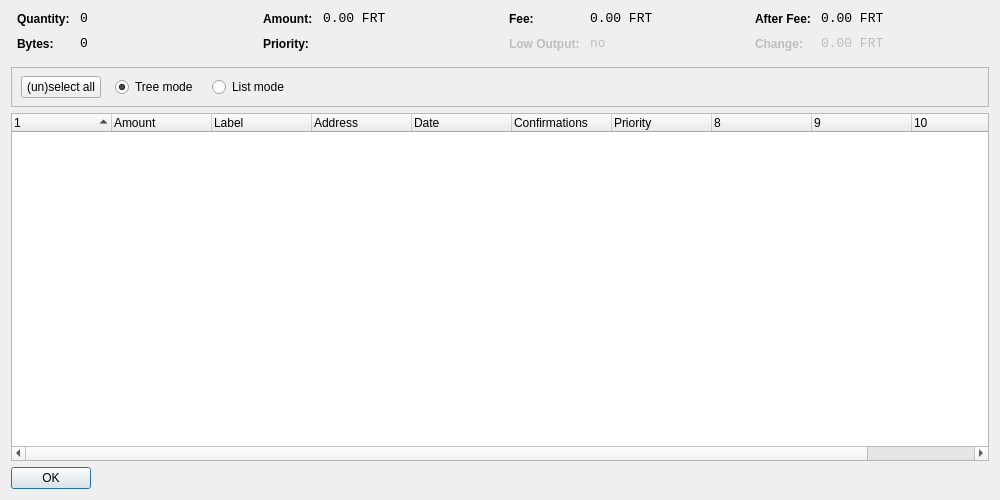
<?xml version="1.0" encoding="UTF-8"?>
<ui version="4.0">
 <class>CoinControlDialog</class>
 <widget class="QDialog" name="CoinControlDialog">
  <property name="geometry">
   <rect>
    <x>0</x>
    <y>0</y>
    <width>1000</width>
    <height>500</height>
   </rect>
  </property>
  <property name="windowTitle">
   <string>Coin Control</string>
  </property>
  <layout class="QVBoxLayout" name="verticalLayout">
   <item>
    <layout class="QHBoxLayout" name="horizontalLayoutTop" stretch="0,0,0,0">
     <property name="topMargin">
      <number>0</number>
     </property>
     <property name="bottomMargin">
      <number>10</number>
     </property>
     <item>
      <layout class="QFormLayout" name="formLayoutCoinControl1">
       <property name="horizontalSpacing">
        <number>10</number>
       </property>
       <property name="verticalSpacing">
        <number>10</number>
       </property>
       <property name="leftMargin">
        <number>6</number>
       </property>
       <property name="rightMargin">
        <number>6</number>
       </property>
       <item row="0" column="0">
        <widget class="QLabel" name="labelCoinControlQuantityText">
         <property name="styleSheet">
          <string notr="true">font-weight:bold;</string>
         </property>
         <property name="text">
          <string>Quantity:</string>
         </property>
        </widget>
       </item>
       <item row="0" column="1">
        <widget class="QLabel" name="labelCoinControlQuantity">
         <property name="font">
          <font>
           <family>Monospace</family>
           <pointsize>10</pointsize>
          </font>
         </property>
         <property name="cursor">
          <cursorShape>IBeamCursor</cursorShape>
         </property>
         <property name="contextMenuPolicy">
          <enum>Qt::ActionsContextMenu</enum>
         </property>
         <property name="text">
          <string notr="true">0</string>
         </property>
         <property name="textInteractionFlags">
          <set>Qt::LinksAccessibleByMouse|Qt::TextSelectableByKeyboard|Qt::TextSelectableByMouse</set>
         </property>
        </widget>
       </item>
       <item row="1" column="0">
        <widget class="QLabel" name="labelCoinControlBytesText">
         <property name="styleSheet">
          <string notr="true">font-weight:bold;</string>
         </property>
         <property name="text">
          <string>Bytes:</string>
         </property>
        </widget>
       </item>
       <item row="1" column="1">
        <widget class="QLabel" name="labelCoinControlBytes">
         <property name="font">
          <font>
           <family>Monospace</family>
           <pointsize>10</pointsize>
          </font>
         </property>
         <property name="cursor">
          <cursorShape>IBeamCursor</cursorShape>
         </property>
         <property name="contextMenuPolicy">
          <enum>Qt::ActionsContextMenu</enum>
         </property>
         <property name="text">
          <string notr="true">0</string>
         </property>
         <property name="textInteractionFlags">
          <set>Qt::LinksAccessibleByMouse|Qt::TextSelectableByKeyboard|Qt::TextSelectableByMouse</set>
         </property>
        </widget>
       </item>
      </layout>
     </item>
     <item>
      <layout class="QFormLayout" name="formLayoutCoinControl2">
       <property name="horizontalSpacing">
        <number>10</number>
       </property>
       <property name="verticalSpacing">
        <number>10</number>
       </property>
       <property name="leftMargin">
        <number>6</number>
       </property>
       <property name="rightMargin">
        <number>6</number>
       </property>
       <item row="0" column="0">
        <widget class="QLabel" name="labelCoinControlAmountText">
         <property name="styleSheet">
          <string notr="true">font-weight:bold;</string>
         </property>
         <property name="text">
          <string>Amount:</string>
         </property>
        </widget>
       </item>
       <item row="0" column="1">
        <widget class="QLabel" name="labelCoinControlAmount">
         <property name="font">
          <font>
           <family>Monospace</family>
           <pointsize>10</pointsize>
          </font>
         </property>
         <property name="cursor">
          <cursorShape>IBeamCursor</cursorShape>
         </property>
         <property name="contextMenuPolicy">
          <enum>Qt::ActionsContextMenu</enum>
         </property>
         <property name="text">
          <string notr="true">0.00 FRT</string>
         </property>
         <property name="textInteractionFlags">
          <set>Qt::LinksAccessibleByMouse|Qt::TextSelectableByKeyboard|Qt::TextSelectableByMouse</set>
         </property>
        </widget>
       </item>
       <item row="1" column="0">
        <widget class="QLabel" name="labelCoinControlPriorityText">
         <property name="styleSheet">
          <string notr="true">font-weight:bold;</string>
         </property>
         <property name="text">
          <string>Priority:</string>
         </property>
        </widget>
       </item>
       <item row="1" column="1">
        <widget class="QLabel" name="labelCoinControlPriority">
         <property name="font">
          <font>
           <family>Monospace</family>
           <pointsize>10</pointsize>
          </font>
         </property>
         <property name="cursor">
          <cursorShape>IBeamCursor</cursorShape>
         </property>
         <property name="contextMenuPolicy">
          <enum>Qt::ActionsContextMenu</enum>
         </property>
         <property name="text">
          <string/>
         </property>
         <property name="textInteractionFlags">
          <set>Qt::LinksAccessibleByMouse|Qt::TextSelectableByKeyboard|Qt::TextSelectableByMouse</set>
         </property>
        </widget>
       </item>
      </layout>
     </item>
     <item>
      <layout class="QFormLayout" name="formLayoutCoinControl3">
       <property name="horizontalSpacing">
        <number>10</number>
       </property>
       <property name="verticalSpacing">
        <number>10</number>
       </property>
       <property name="leftMargin">
        <number>6</number>
       </property>
       <property name="rightMargin">
        <number>6</number>
       </property>
       <item row="0" column="0">
        <widget class="QLabel" name="labelCoinControlFeeText">
         <property name="styleSheet">
          <string notr="true">font-weight:bold;</string>
         </property>
         <property name="text">
          <string>Fee:</string>
         </property>
        </widget>
       </item>
       <item row="0" column="1">
        <widget class="QLabel" name="labelCoinControlFee">
         <property name="font">
          <font>
           <family>Monospace</family>
           <pointsize>10</pointsize>
          </font>
         </property>
         <property name="cursor">
          <cursorShape>IBeamCursor</cursorShape>
         </property>
         <property name="contextMenuPolicy">
          <enum>Qt::ActionsContextMenu</enum>
         </property>
         <property name="text">
          <string notr="true">0.00 FRT</string>
         </property>
         <property name="textInteractionFlags">
          <set>Qt::LinksAccessibleByMouse|Qt::TextSelectableByKeyboard|Qt::TextSelectableByMouse</set>
         </property>
        </widget>
       </item>
       <item row="1" column="0">
        <widget class="QLabel" name="labelCoinControlLowOutputText">
         <property name="enabled">
          <bool>false</bool>
         </property>
         <property name="styleSheet">
          <string notr="true">font-weight:bold;</string>
         </property>
         <property name="text">
          <string>Low Output:</string>
         </property>
        </widget>
       </item>
       <item row="1" column="1">
        <widget class="QLabel" name="labelCoinControlLowOutput">
         <property name="enabled">
          <bool>false</bool>
         </property>
         <property name="font">
          <font>
           <family>Monospace</family>
           <pointsize>10</pointsize>
          </font>
         </property>
         <property name="cursor">
          <cursorShape>IBeamCursor</cursorShape>
         </property>
         <property name="contextMenuPolicy">
          <enum>Qt::ActionsContextMenu</enum>
         </property>
         <property name="text">
          <string notr="true">no</string>
         </property>
         <property name="textInteractionFlags">
          <set>Qt::LinksAccessibleByMouse|Qt::TextSelectableByKeyboard|Qt::TextSelectableByMouse</set>
         </property>
        </widget>
       </item>
      </layout>
     </item>
     <item>
      <layout class="QFormLayout" name="formLayoutCoinControl4">
       <property name="horizontalSpacing">
        <number>10</number>
       </property>
       <property name="verticalSpacing">
        <number>10</number>
       </property>
       <property name="leftMargin">
        <number>6</number>
       </property>
       <property name="rightMargin">
        <number>6</number>
       </property>
       <item row="0" column="0">
        <widget class="QLabel" name="labelCoinControlAfterFeeText">
         <property name="styleSheet">
          <string notr="true">font-weight:bold;</string>
         </property>
         <property name="text">
          <string>After Fee:</string>
         </property>
        </widget>
       </item>
       <item row="0" column="1">
        <widget class="QLabel" name="labelCoinControlAfterFee">
         <property name="font">
          <font>
           <family>Monospace</family>
           <pointsize>10</pointsize>
          </font>
         </property>
         <property name="cursor">
          <cursorShape>IBeamCursor</cursorShape>
         </property>
         <property name="contextMenuPolicy">
          <enum>Qt::ActionsContextMenu</enum>
         </property>
         <property name="text">
          <string notr="true">0.00 FRT</string>
         </property>
         <property name="textInteractionFlags">
          <set>Qt::LinksAccessibleByMouse|Qt::TextSelectableByKeyboard|Qt::TextSelectableByMouse</set>
         </property>
        </widget>
       </item>
       <item row="1" column="0">
        <widget class="QLabel" name="labelCoinControlChangeText">
         <property name="enabled">
          <bool>false</bool>
         </property>
         <property name="styleSheet">
          <string notr="true">font-weight:bold;</string>
         </property>
         <property name="text">
          <string>Change:</string>
         </property>
        </widget>
       </item>
       <item row="1" column="1">
        <widget class="QLabel" name="labelCoinControlChange">
         <property name="enabled">
          <bool>false</bool>
         </property>
         <property name="font">
          <font>
           <family>Monospace</family>
           <pointsize>10</pointsize>
          </font>
         </property>
         <property name="cursor">
          <cursorShape>IBeamCursor</cursorShape>
         </property>
         <property name="contextMenuPolicy">
          <enum>Qt::ActionsContextMenu</enum>
         </property>
         <property name="text">
          <string notr="true">0.00 FRT</string>
         </property>
         <property name="textInteractionFlags">
          <set>Qt::LinksAccessibleByMouse|Qt::TextSelectableByKeyboard|Qt::TextSelectableByMouse</set>
         </property>
        </widget>
       </item>
      </layout>
     </item>
    </layout>
   </item>
   <item>
    <widget class="QFrame" name="frame">
     <property name="minimumSize">
      <size>
       <width>0</width>
       <height>40</height>
      </size>
     </property>
     <property name="frameShape">
      <enum>QFrame::StyledPanel</enum>
     </property>
     <property name="frameShadow">
      <enum>QFrame::Sunken</enum>
     </property>
     <widget class="QWidget" name="horizontalLayoutWidget">
      <property name="geometry">
       <rect>
        <x>10</x>
        <y>0</y>
        <width>781</width>
        <height>41</height>
       </rect>
      </property>
      <layout class="QHBoxLayout" name="horizontalLayoutPanel" stretch="0,0,0,0,0">
       <property name="spacing">
        <number>14</number>
       </property>
       <item>
        <widget class="QPushButton" name="pushButtonSelectAll">
         <property name="sizePolicy">
          <sizepolicy hsizetype="Maximum" vsizetype="Fixed">
           <horstretch>0</horstretch>
           <verstretch>0</verstretch>
          </sizepolicy>
         </property>
         <property name="text">
          <string>(un)select all</string>
         </property>
        </widget>
       </item>
       <item>
        <widget class="QRadioButton" name="radioTreeMode">
         <property name="sizePolicy">
          <sizepolicy hsizetype="Maximum" vsizetype="Fixed">
           <horstretch>0</horstretch>
           <verstretch>0</verstretch>
          </sizepolicy>
         </property>
         <property name="text">
          <string>Tree mode</string>
         </property>
         <property name="checked">
          <bool>true</bool>
         </property>
        </widget>
       </item>
       <item>
        <widget class="QRadioButton" name="radioListMode">
         <property name="sizePolicy">
          <sizepolicy hsizetype="Maximum" vsizetype="Fixed">
           <horstretch>0</horstretch>
           <verstretch>0</verstretch>
          </sizepolicy>
         </property>
         <property name="text">
          <string>List mode</string>
         </property>
        </widget>
       </item>
       <item>
        <spacer name="horizontalSpacer">
         <property name="orientation">
          <enum>Qt::Horizontal</enum>
         </property>
         <property name="sizeHint" stdset="0">
          <size>
           <width>40</width>
           <height>20</height>
          </size>
         </property>
        </spacer>
       </item>
      </layout>
     </widget>
    </widget>
   </item>
   <item>
    <widget class="CoinControlTreeWidget" name="treeWidget">
     <property name="contextMenuPolicy">
      <enum>Qt::CustomContextMenu</enum>
     </property>
     <property name="sortingEnabled">
      <bool>false</bool>
     </property>
     <property name="columnCount">
      <number>11</number>
     </property>
     <attribute name="headerShowSortIndicator" stdset="0">
      <bool>true</bool>
     </attribute>
     <attribute name="headerStretchLastSection">
      <bool>false</bool>
     </attribute>
     <column>
      <property name="text">
       <string/>
      </property>
     </column>
     <column>
      <property name="text">
       <string>Amount</string>
      </property>
     </column>
     <column>
      <property name="text">
       <string>Label</string>
      </property>
     </column>
     <column>
      <property name="text">
       <string>Address</string>
      </property>
     </column>
     <column>
      <property name="text">
       <string>Date</string>
      </property>
     </column>
     <column>
      <property name="text">
       <string>Confirmations</string>
      </property>
      <property name="toolTip">
       <string>Confirmed</string>
      </property>
     </column>
     <column>
      <property name="text">
       <string>Priority</string>
      </property>
     </column>
     <column>
      <property name="text">
       <string/>
      </property>
     </column>
     <column>
      <property name="text">
       <string/>
      </property>
     </column>
     <column>
      <property name="text">
       <string/>
      </property>
     </column>
     <column>
      <property name="text">
       <string/>
      </property>
     </column>
    </widget>
   </item>
   <item>
    <widget class="QDialogButtonBox" name="buttonBox">
     <property name="sizePolicy">
      <sizepolicy hsizetype="Maximum" vsizetype="Fixed">
       <horstretch>0</horstretch>
       <verstretch>0</verstretch>
      </sizepolicy>
     </property>
     <property name="orientation">
      <enum>Qt::Horizontal</enum>
     </property>
     <property name="standardButtons">
      <set>QDialogButtonBox::Ok</set>
     </property>
    </widget>
   </item>
  </layout>
 </widget>
 <customwidgets>
  <customwidget>
   <class>CoinControlTreeWidget</class>
   <extends>QTreeWidget</extends>
   <header>coincontroltreewidget.h</header>
  </customwidget>
 </customwidgets>
 <resources/>
 <connections/>
</ui>
